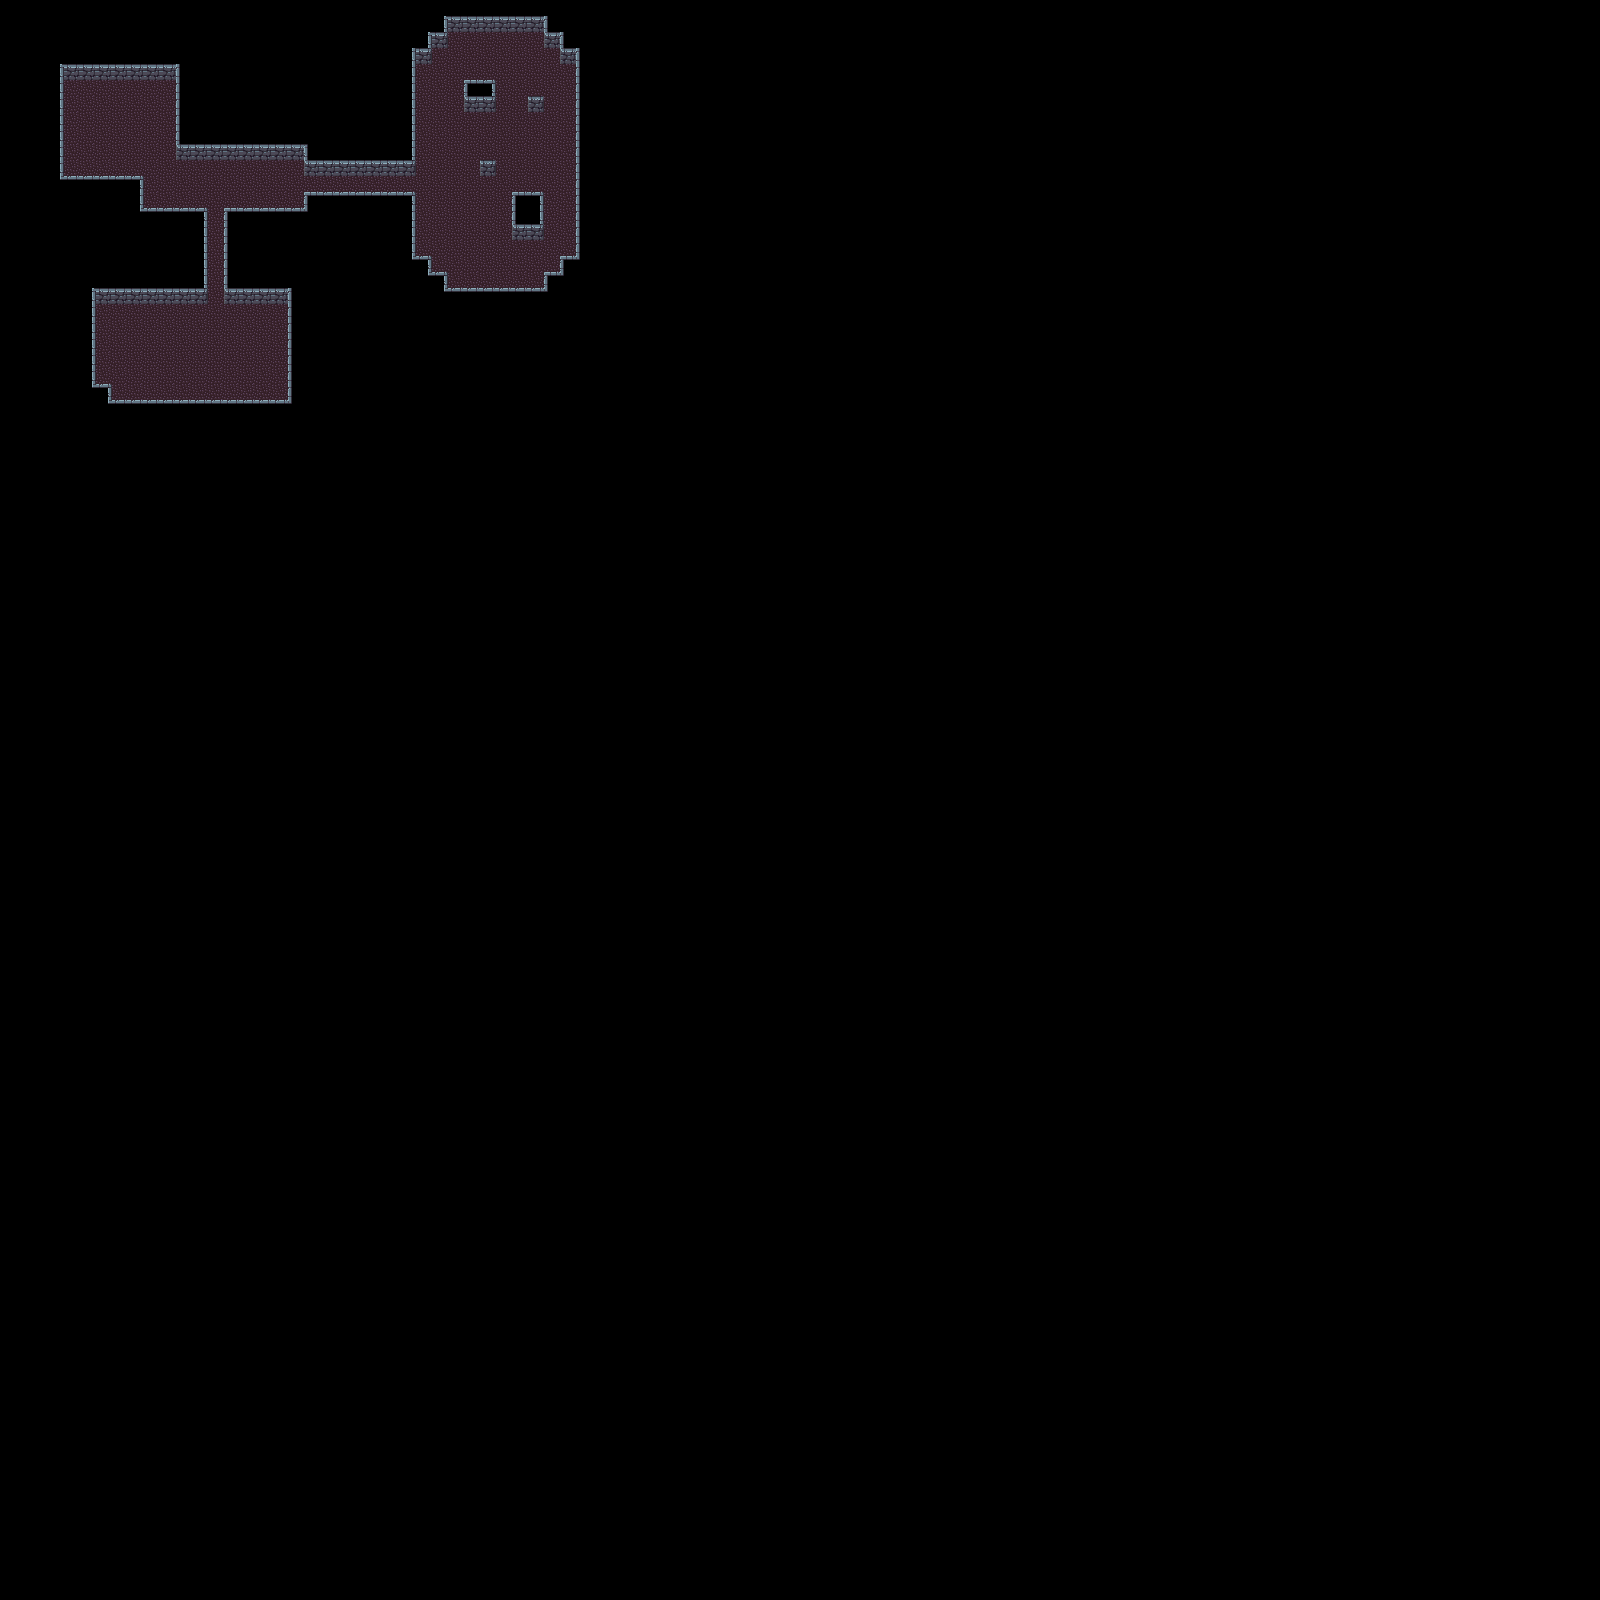

Tiled map render using the project's own tile images. Description and the map definition, with tile-layer contents summarised, below:
An orthogonal 100x100 tile map with 16x16 px tiles, 2 tile layers (Walls, Ground) and 17 objects (11x static, 5x torch, area).

<map version="1.5" tiledversion="1.5.0" orientation="orthogonal" renderorder="right-down" width="100" height="100" tilewidth="16" tileheight="16" infinite="0" backgroundcolor="#000000" nextlayerid="5" nextobjectid="22">
 <tileset firstgid="1" source="dungeon.tsx" />
 <layer id="1" name="Walls" width="100" height="100">
  <properties>
   <property name="tilemap_type" value="walls" />
  </properties>
  <data>[10000 cells, 172 non-empty, 13 distinct tile ids]</data>
 </layer>
 <layer id="4" name="Ground" width="100" height="100">
  <properties>
   <property name="tilemap_type" value="ground" />
  </properties>
  <data>[10000 cells, 290 non-empty, 1 distinct tile ids]</data>
 </layer>
 <objectgroup id="2" name="Objects">
  <object id="2" name="navigation" type="area" x="64" y="80">
   <polygon points="0,0 110,0 110,78 112,80 238,80 238,94 240,96 352,96 352,-16 368,-16 368,-32 384,-32 384,-48 478,-48 478,-32 494,-32 494,-18 496,-16 512,-16 512,189 496,189 496,206 480,206 480,221 384,222 384,206 370,206 370,190 354,190 354,125 240,125 240,141 160,141 160,224 224,224 224,332 48,332 48,317 32,317 32,224 144,224 144,141 80,141 80,125 80,109 0,109" />
  </object>
  <object id="3" name="torch" x="199" y="162">
   <properties>
    <property name="type" value="torch" />
   </properties>
   <point />
  </object>
  <object id="5" name="torch" x="86" y="83">
   <properties>
    <property name="type" value="torch" />
   </properties>
   <point />
  </object>
  <object id="6" name="torch" x="168" y="306">
   <properties>
    <property name="type" value="torch" />
   </properties>
   <point />
  </object>
  <object id="7" name="torch" x="523" y="243">
   <properties>
    <property name="type" value="torch" />
   </properties>
   <point />
  </object>
  <object id="8" name="torch" x="474" y="116">
   <properties>
    <property name="type" value="torch" />
   </properties>
   <point />
  </object>
  <object id="15" type="static" x="224" y="288" width="16" height="16" />
  <object id="16" type="static" x="192" y="288" width="16" height="16" />
  <object id="17" type="static" x="512" y="206" width="32" height="34" />
  <object id="18" type="static" x="464" y="94" width="32" height="18" />
  <object id="19" type="static" x="304" y="160" width="16" height="16" />
  <object id="20" type="static" x="176" y="144" width="16" height="16" />
  <object id="21" type="static" x="400" y="160" width="16" height="16" />
 </objectgroup>
 <objectgroup id="3" name="NavSubtraction">
  <object id="9" name="wall1" type="static" x="463" y="112">
   <polygon points="0,0 1,1 33,1 34,0 34,-2 33,-3 1,-3 0,-2" />
  </object>
  <object id="10" name="wall2" type="static" x="527" y="112">
   <polygon points="0,0 0.529412,1 17.4706,1 18,0 18,-2 17.4706,-3 0.529412,-3 0,-2" />
  </object>
  <object id="11" name="wall3" type="static" x="479" y="176">
   <polygon points="0,0 0.529412,1 17.4706,1 18,0 18,-2 17.4706,-3 0.529412,-3 0,-2" />
  </object>
  <object id="12" name="wall4" type="static" x="511" y="240">
   <polygon points="0,0 1,1 33,1 34,0 34,-34 33,-35 1,-35 0,-34" />
  </object>
 </objectgroup>
</map>
